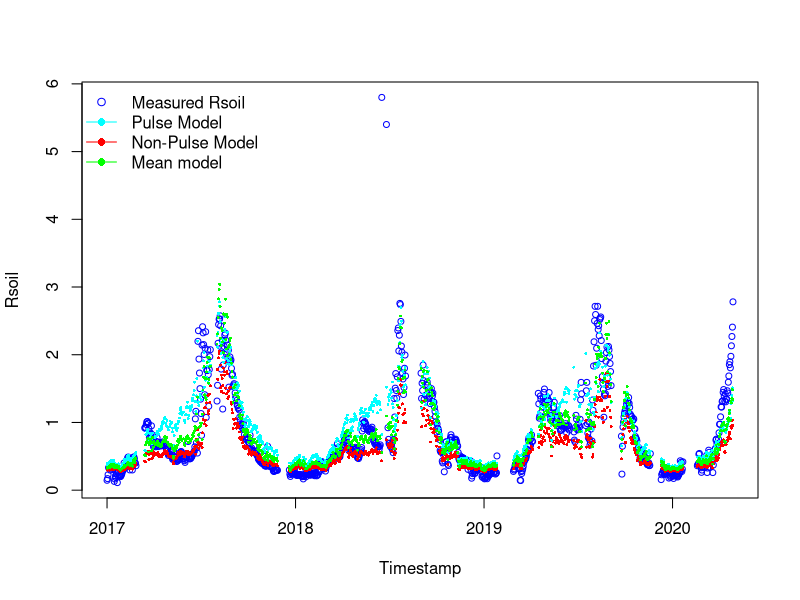
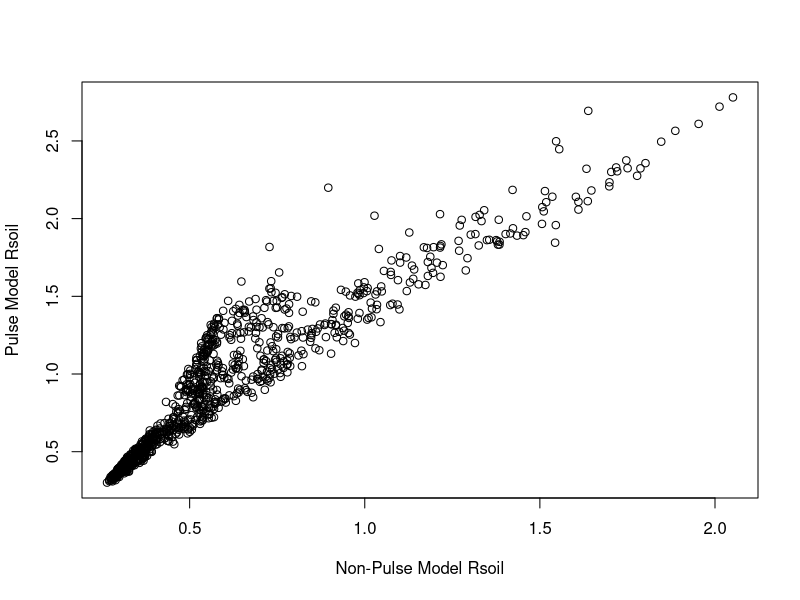
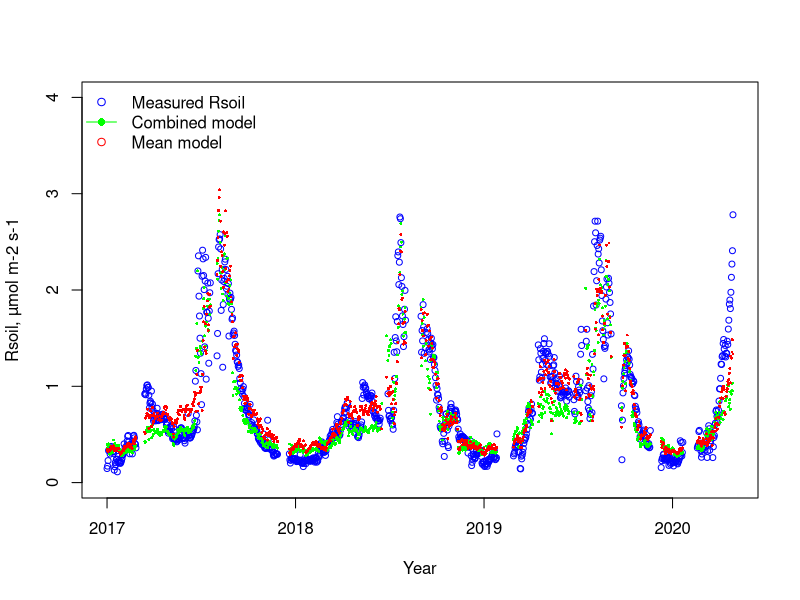
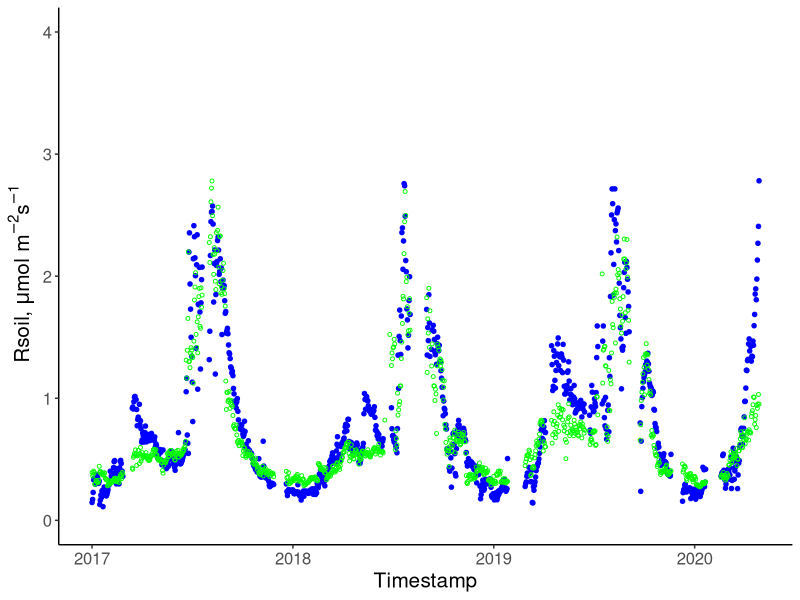
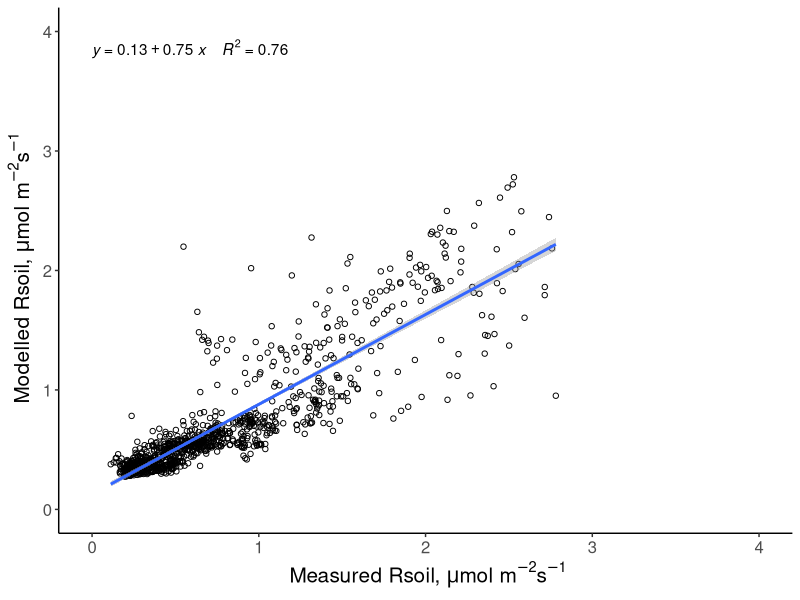
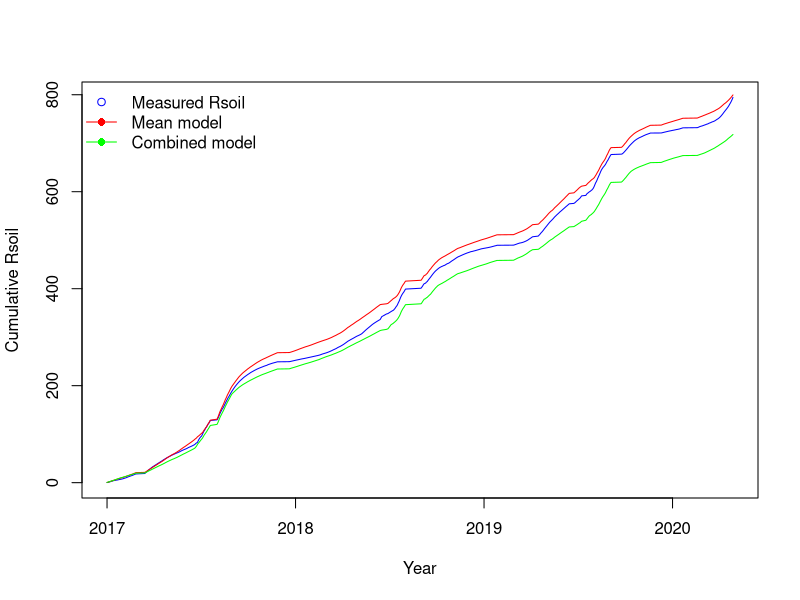
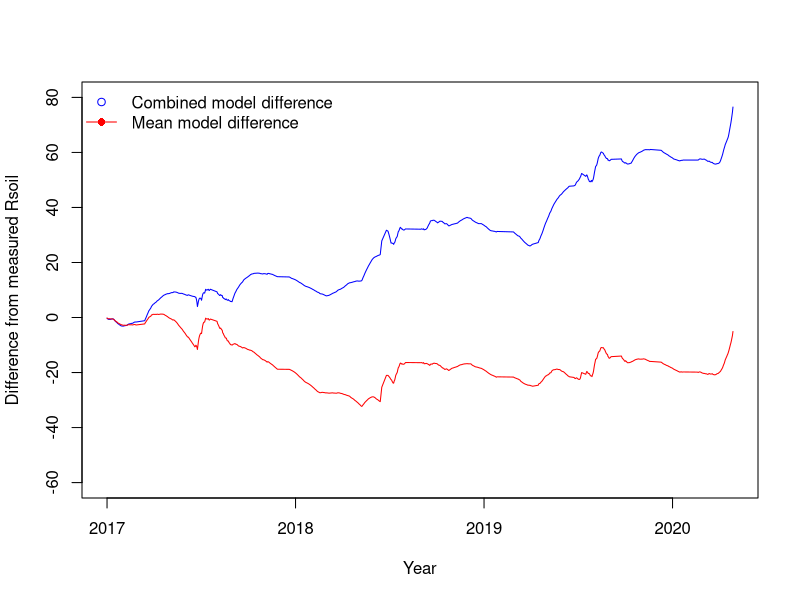
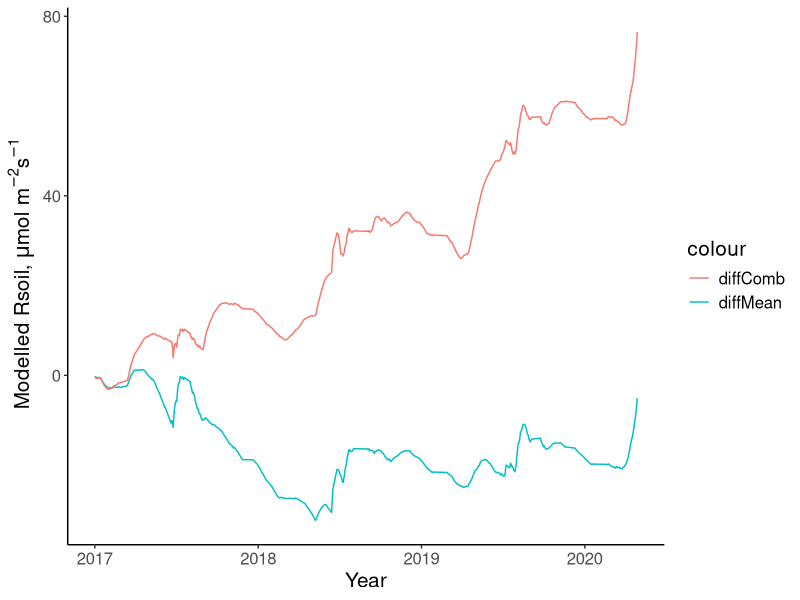

Write R code to recreate these figures, in order.
# 18-05-2024
# Anastasia Makhnykina

library(dplyr)
library(tidyr)
library(tidyverse)
library(lubridate)
library(ggplot2)
library(units)
library(stats)
library(grDevices)
library(readr)
library(minpack.lm)
library(ggpubr)
# Open new files 
summary_Cham <- read.csv("data/All summary chamber.csv")
Pulse_Cham <- read.csv("data/Pulse sum chamber.csv")
NonPulse_Cham <- read.csv("data/NonPulse sum chamber.csv")

# Make sure in the Date format
NonPulse_Cham$date <- as.Date(NonPulse_Cham$date)
Pulse_Cham$date <- as.Date(Pulse_Cham$date)
summary_Cham$date <- as.Date(summary_Cham$date)

# CHECK COLUMN NAMES AND DATA TYPES
str(NonPulse_Cham)
str(Pulse_Cham)
str(summary_Cham)

###### Pulse time model ###########################
###################################################

# Assign variables
Pulse_Cham <- na.omit(Pulse_Cham)

meanSWC_P =Pulse_Cham$meanSWC
meanST_P = Pulse_Cham$meanTsoil
meanGPP_P = Pulse_Cham$meanGPP
GPPmax_P = max(Pulse_Cham$meanGPP, na.rm=TRUE)

# Fit model
Param_model4_P <- nls(meanRsoil ~ Fref*((meanGPP_P/GPPmax_P +n)/1+n) *(1-c4*(0.1-meanSWC_P)^2)*exp(b4*meanST_P), 
                      data = Pulse_Cham,
                      start = list(Fref=0.75,  c4=56.54, b4=0.04, n=0.84),
                      control = nls.control(maxiter = 1000, minFactor = 0.01)
)
Summary_Model4_P = summary(Param_model4_P)

# Pulse parameters 
#Parameters:
        # Estimate Std. Error t value Pr(>|t|)    
# Fref  0.446910   0.060229   7.420 7.49e-13 ***
# c4    -1.058658   0.764587  -1.385    0.167    
# b4     0.044799   0.003433  13.049  < 2e-16 ***
#  n     0.298964   0.035638   8.389 9.29e-16 ***

FrefP = 0.446910 
SMoptP =0.125 
c4P = -1.058658   
b4P = 0.044799
nP= 0.298964

####### Non-Pulse model ###################
###########################################

# Assign variables
NonPulse_Cham <- na.omit(NonPulse_Cham)

meanSWC_NP <- NonPulse_Cham$meanSWC
meanST_NP <- NonPulse_Cham$meanTsoil
meanGPP_NP <- NonPulse_Cham$meanGPP
GPPmax_NP <- max(NonPulse_Cham$meanGPP)

# Fit model
Param_model4_NP <- nls(meanRsoil ~ Fref*((meanGPP_NP/GPPmax_NP +n)/1+n) *
                         (1-c4*(0.1-meanSWC_NP)^2)*exp(b4*meanST_NP), 
                       data = NonPulse_Cham,
                       start = list(Fref=0.75, c4=56.54, b4=0.04, n=0.84),
                       control = nls.control(maxiter = 1000, minFactor = 0.01)
)
Summary_Model4_NP = summary(Param_model4_NP)

#Parameters:
#        Estimate Std. Error t value Pr(>|t|)    
# Fref   0.743454   0.035530  20.924   <2e-16 ***
#  c4   -1.668911   0.845241  -1.974   0.0488 *  
#  b4    0.023544   0.001437  16.383   <2e-16 ***
#  n     0.160941   0.007160  22.479   <2e-16 ***


# NON_Pulse parameters
FrefNP = 0.743454
SMoptNP =0.125 
c4NP = -1.668911  
b4NP = 0.023544
nNP=  0.160941

############### All time model #################################
################################################################

complete.cases(summary_Cham)

# Setting up drivers for all time

summary_Cham <- na.omit (summary_Cham)

All_meanSWC = summary_Cham$meanSWC
All_meanST = summary_Cham$meanTsoil
All_meanGPP = summary_Cham$meanGPP
All_GPPmax = max(summary_Cham$meanGPP, na.rm = TRUE)

Param_model4_All <- nls(meanRsoil ~ Fref*((All_meanGPP/All_GPPmax +n)/1+n) *(1-c4*(0.1-All_meanSWC)^2)*exp(b4*All_meanST), 
                        data = summary_Cham,
                        start = list(Fref=0.75,  c4=56.54, b4=0.04, n=0.84),
                        control = nls.control(maxiter = 1000, minFactor = 0.01)
)
Summary_Model4_All = summary(Param_model4_All)

#Parameters:
#       Estimate Std. Error t value Pr(>|t|)    
# Fref  0.916427   0.062004  14.780   <2e-16 ***
# c4   -0.244660   0.542270  -0.451    0.652    
# b4    0.031851   0.001996  15.960   <2e-16 ***
# n     0.137391   0.007402  18.561   <2e-16 ***


# All-time parameters
FrefAll = 0.916427
SMoptAll =0.125 
c4All = -0.244660   
b4All = 0.031851
nAll= 0.137391



#run model for full time series based on non-pulse time parameters
ALL_model4_NP = FrefNP*((All_meanGPP/All_GPPmax +nNP)/1+nNP) *(1-c4NP*(SMoptNP-All_meanSWC)^2)*exp(b4NP*All_meanST)
#run model for full time series based on pulse time parameters
All_model4_P = FrefP*((All_meanGPP/All_GPPmax +nP)/1+nP) *(1-c4P*(SMoptP-All_meanSWC)^2)*exp(b4P*All_meanST)
#run all time model
All_model4 = FrefAll*((All_meanGPP/All_GPPmax +nAll)/1+nAll) *(1-c4All*(SMoptAll-All_meanSWC)^2)*exp(b4All*All_meanST)

# Plot the RECO time series
plot(summary_Cham$date, summary_Cham$meanRsoil, type = "p", col = "blue", xlab = "Timestamp", ylab = "Rsoil", cex = 0.8)

# Add the model output time series to the plot - CORRECT FIGURE
points(summary_Cham$date, ALL_model4_NP, col = "red", pch = 16, cex = 0.4)
points(summary_Cham$date, All_model4_P, col = "cyan", pch = 16, cex = 0.4, alpha=0.5)
points(summary_Cham$date, All_model4, col = "green", pch = 16, cex = 0.4, alpha=0.5)

# create the legend
legend(x = "topleft",
       legend = c("Measured Rsoil", "Pulse Model", "Non-Pulse Model", "Mean model"),
       pch = c(1, 16, 16,16),
       col = c("blue", "cyan", "red","green"),
       lty = c(NA, 1, 1,1),
       bty = "n")


plot(ALL_model4_NP,All_model4_P, xlab = "Non-Pulse Model Rsoil", ylab = "Pulse Model Rsoil")

# calculate RMSE
rmse_NP <- sqrt(mean((ALL_model4_NP - summary_Cham$meanRsoil)^2, na.rm = TRUE))
rmse_P <- sqrt(mean((All_model4_P - summary_Cham$meanRsoil)^2, na.rm = TRUE))
# calculate MAPE
mape_NP <- mean(abs(ALL_model4_NP - summary_Cham$meanRsoil) / summary_Cham$meanRsoil, na.rm = TRUE) * 100
mape_P <- mean(abs(All_model4_P - summary_Cham$meanRsoil) / summary_Cham$meanRsoil, na.rm = TRUE) * 100
# calculate R-squared
r_squared_NP <- cor(ALL_model4_NP, summary_Cham$meanRsoil, use = "complete.obs")^2
r_squared_P <- cor(All_model4_P, summary_Cham$meanRsoil, use = "complete.obs")^2


# Create df with all measured and modelled fluxes
Rsoil_df <- summary_Cham %>%
  select(date, meanRsoil, max_pulse_duration, )

Rsoil_df$PulseM <- All_model4_P
Rsoil_df$NonPulseM <- ALL_model4_NP
Rsoil_df$MeanM <- All_model4

Rsoil1 <- Rsoil_df %>%
  select (date, meanRsoil, max_pulse_duration, PulseM, NonPulseM, MeanM) %>%
  mutate(case_when(max_pulse_duration == 0 ~ NonPulseM,
                   max_pulse_duration == 8 ~ PulseM,
                   max_pulse_duration == 14 ~ PulseM,
                   max_pulse_duration == 20 ~ PulseM))


plot(Rsoil1$date, Rsoil1$meanRsoil, type = "p", col = "blue", xlab = "Year", 
     ylab =  "Rsoil, µmol m-2 s-1", cex = 0.8,
     ylim = c(0,4))

points(Rsoil1$date, Rsoil1$`case_when(...)`, col="green", pch = 16, cex = 0.4, alpha=0.5)
points(Rsoil1$date, Rsoil1$MeanM, col="red", pch = 16, cex = 0.4, alpha=0.5)

# create the legend
legend(x = "topleft",
       legend = c("Measured Rsoil", "Combined model", "Mean model"),
       pch = c(1, 16),
       col = c("blue", "green", "red"),
       lty = c(NA, 1),
       bty = "n")

Rsoil_df$Rsoil_Combined <- Rsoil1$`case_when(...)`

Rsoil_df %>%
  na.omit() %>%
  ggplot(aes(x=date))+
  geom_point(aes(y = meanRsoil),shape=20, color = "blue", size = 2)+
  geom_point(aes(y=Rsoil_Combined),shape=1, size = 1, color = "green")+
  theme_classic()+
  theme(text = element_text(size = 15))+
  ylab(~paste("Rsoil, ", mu, "mol m"^-2,"s"^-1))+
  xlab("Timestamp")+
  ylim(0,4)


Rsoil_df %>%
  ggplot(aes(x=meanRsoil, y = Rsoil_Combined))+
  geom_point(shape=1)+
  theme_classic()+
  theme(text = element_text(size = 15))+
  stat_regline_equation(aes(label = paste(..eq.label..,..rr.label.., sep = "~~~~")))+
  stat_smooth(method = "lm",formula = y ~ x ,size = 1)+
  ylab(~paste("Modelled Rsoil, ", mu, "mol m"^-2,"s"^-1))+
  xlab(~paste("Measured Rsoil, ", mu, "mol m"^-2,"s"^-1))+
  #ggtitle('Non-pulse time')+
  ylim(0,4)+
  xlim(0,4)

# statistics for Combined model
rmse_CombMod <- sqrt(sum((Rsoil_df$Rsoil_Combined - Rsoil_df$meanRsoil)^2, na.rm=TRUE)/nrow(Rsoil_df))

# calculate MAPE -  Mean absolute percent error
mape_CombMod <- mean(abs((Rsoil_df$Rsoil_Combined - Rsoil_df$meanRsoil) / Rsoil_df$meanRsoil), na.rm=TRUE) * 100

# calculate R-squared
r_squared_CombMod <- cor(Rsoil_df$Rsoil_Combined, Rsoil_df$meanRsoil, use = "complete.obs")^2

### statistics for Mean model
rmse_MeanMod <- sqrt(sum((Rsoil_df$MeanM - Rsoil_df$meanRsoil)^2, na.rm=TRUE)/nrow(Rsoil_df))

# calculate MAPE -  Mean absolute percent error
mape_MeanMod <- mean(abs((Rsoil_df$MeanM - Rsoil_df$meanRsoil) / Rsoil_df$meanRsoil), na.rm=TRUE) * 100

# calculate R-squared
r_squared_MeanMod <- cor(Rsoil_df$MeanM, Rsoil_df$meanRsoil, use = "complete.obs")^2



###### Calculate cumulative flux for - Mean model, Including Pulse and non-pulse together and measured fluxes ######
####################################################################################################################

### Create df with just fluxes #####

Rsoildf_new <- Rsoil_df %>%
  na.omit() %>%
  select (date, meanRsoil, MeanM, Rsoil_Combined)

Rsoildf_new$culMeasured <- ave(Rsoildf_new$meanRsoil, FUN = cumsum)  
Rsoildf_new$culMeanMod <- ave(Rsoildf_new$MeanM, FUN = cumsum)  
Rsoildf_new$culCombined <- ave(Rsoildf_new$Rsoil_Combined, FUN = cumsum)  


plot(Rsoildf_new$date,Rsoildf_new$culMeasured,  type = "l", col = "blue", xlab = "Year", 
     ylab =  "Cumulative Rsoil", cex = 0.8)
lines(Rsoildf_new$date, Rsoildf_new$culMeanMod, type = "l", col = "red")
lines(Rsoildf_new$date, Rsoildf_new$culCombined, type = "l", col = "green")


legend(x = "topleft",
       legend = c("Measured Rsoil", "Mean model", "Combined model" ),
       pch = c(1, 16, 16),
       col = c("blue", "red", "green"),
       lty = c(NA, 1,1),
       bty = "n")



sum(Rsoildf_new$meanRsoil)
sum(Rsoildf_new$MeanM)
sum(Rsoildf_new$Rsoil_Combined)

######### Difference Rsoil Measured - Modelled 
Rsoildf_new$diffMean <- Rsoildf_new$culMeasured - Rsoildf_new$culMeanMod
Rsoildf_new$diffComb <- Rsoildf_new$culMeasured - Rsoildf_new$culCombined


plot(Rsoildf_new$date,Rsoildf_new$diffComb,  type = "l", col = "blue", xlab = "Year", 
     ylab =  "Difference from measured Rsoil", #cex = 0.8,
     ylim = c(-60,80)
     )
lines(Rsoildf_new$date, Rsoildf_new$diffMean, type = "l", col = "red")

legend(x = "topleft",
       legend = c("Combined model difference", "Mean model difference"),
       pch = c(1, 16, 16),
       col = c("blue", "red"),
       lty = c(NA, 1, 1),
       bty = "n")


Rsoildf_new %>%
  ggplot(aes(x=date))+ 
  geom_line(aes(y = diffMean, col = 'diffMean'))+
  geom_line(aes(y = diffComb, col = 'diffComb'))+
  theme_classic()+
  theme(text = element_text(size = 15))+
  #stat_regline_equation(aes(label = paste(..eq.label..,..rr.label.., sep = "~~~~")))+
  #stat_smooth(method = "lm",formula = y ~ x ,size = 1)+
  ylab(~paste("Modelled Rsoil, ", mu, "mol m"^-2,"s"^-1))+
  xlab('Year')
  #ggtitle('Non-pulse time')+
  #ylim(0,4)+
  #xlim(0,4)


Rsoildf_new$diffMeanV <- Rsoildf_new$meanRsoil - Rsoildf_new$MeanM
Rsoildf_new$diffCombV <- Rsoildf_new$meanRsoil - Rsoildf_new$Rsoil_Combined


plot(Rsoildf_new$date,Rsoildf_new$diffCombV,  type = "l", col = "blue", xlab = "Year", 
     ylab =  "Difference from measured Rsoil", #cex = 0.8,
     ylim = c(-3,6)
)
lines(Rsoildf_new$date, Rsoildf_new$diffMeanV, type = "l", col = "red")

legend(x = "topleft",
       legend = c( "Combined model difference", "Mean model difference"),
       pch = c(1, 16, 16),
       col = c("blue", "red"),
       lty = c(NA, 1, 1),
       bty = "n")

######### Difference Modelled - Rsoil Measured 
Rsoildf_new$diffMean2 <-  Rsoildf_new$culMeanMod - Rsoildf_new$culMeasured
Rsoildf_new$diffComb2 <- Rsoildf_new$culCombined - Rsoildf_new$culMeasured 


plot(Rsoildf_new$date,Rsoildf_new$diffComb2,  type = "l", col = "blue", xlab = "Year", 
     ylab =  "Difference from measured Rsoil", #cex = 0.8,
     ylim = c(-80,60)
)
lines(Rsoildf_new$date, Rsoildf_new$diffMean2, type = "l", col = "red")

legend(x = "topleft",
       legend = c("Combined model difference", "Mean model difference"),
       pch = c(1, 16, 16),
       col = c("blue", "red"),
       lty = c(NA, 1, 1),
       bty = "n")


Rsoildf_new %>%
  ggplot(aes(x=date))+ 
  geom_line(aes(y = diffMean2, col = 'diffMean'))+
  geom_line(aes(y = diffComb2, col = 'diffComb'))+
  theme_classic()+
  theme(text = element_text(size = 15))+
  #stat_regline_equation(aes(label = paste(..eq.label..,..rr.label.., sep = "~~~~")))+
  #stat_smooth(method = "lm",formula = y ~ x ,size = 1)+
  ylab(~paste("Modelled Rsoil, ", mu, "mol m"^-2,"s"^-1))+
  xlab('Year')
#ggtitle('Non-pulse time')+
#ylim(0,4)+
#xlim(0,4)


Rsoildf_new$diffMeanV2 <- Rsoildf_new$MeanM - Rsoildf_new$meanRsoil 
Rsoildf_new$diffCombV2 <- Rsoildf_new$Rsoil_Combined - Rsoildf_new$meanRsoil 


plot(Rsoildf_new$date,Rsoildf_new$diffCombV2,  type = "l", col = "blue", xlab = "Year", 
     ylab =  "Difference from measured Rsoil", #cex = 0.8,
     ylim = c(-6,3)
)
lines(Rsoildf_new$date, Rsoildf_new$diffMeanV2, type = "l", col = "red")

legend(x = "topleft",
       legend = c( "Combined model difference", "Mean model difference"),
       pch = c(1, 16, 16),
       col = c("blue", "red"),
       lty = c(NA, 1, 1),
       bty = "n")


##### Find model parameters for each year ######################
################################################################

# NP-model
NonPulse_Cham$year <- substr(NonPulse_Cham$date, 1,4)
NonPulse_Cham$year <- as.numeric(as.character(NonPulse_Cham$year))

yearID1 <- unique(NonPulse_Cham$year)

start1 <- list(FrefNP=0.75, c4=56.54, b4=0.04, n=0.84)

# create empty data.frame to store IDs and parameters
params.pre1 <- data.frame(matrix(nrow = length(yearID1), ncol = 1+length(start1)))
names(params.pre1) <- c("yearID1", names(start1))

for(i in seq_along(yearID1)) {
  # create data frame for sub "i"
  
  individual_DFs1 <- NonPulse_Cham %>% filter (year %in% yearID1[i])
  
  # fit model for each sub "i"
  Param_model4_NP1 <- nlsLM(meanRsoil ~ FrefNP*((meanGPP_NP/GPPmax_NP +n)/1+n)*
                              (1-c4*(0.1-meanSWC_NP)^2)*exp(b4*meanST_NP), 
                            data = individual_DFs1,
                            start = start1, trace = TRUE
  )
  
  # store IDs
  params.pre1[i,1] <- yearID1[i]
  
  # store fit parameters
  params.pre1[i,2:ncol(params.pre1)] <- Param_model4_NP1$m$getPars()
  
 
  
}

params.pre1


# Pulse model
Pulse_Cham$year <- substr(Pulse_Cham$date, 1,4)
Pulse_Cham$year <- as.numeric(as.character(Pulse_Cham$year))

yearID <- unique(Pulse_Cham$year)

start <- list(FrefP=0.75, c4=56.54, b4=0.04, n=0.84)

# create empty data.frame to store IDs and parameters
params.pre <- data.frame(matrix(nrow = length(yearID), ncol = 1+length(start)))
names(params.pre) <- c("yearID", names(start))


for(i in seq_along(yearID)) {
  # create data frame for sub "i"
  
  individual_DFs <- Pulse_Cham %>% filter (year %in% yearID[i])
  
  # fit model for each sub "i"
  Param_model4_P1 <- nlsLM(meanRsoil ~ FrefP*((meanGPP_P/GPPmax_P +n)/1+n) *(1-c4*(0.1-meanSWC_P)^2)*exp(b4*meanST_P), 
                           data = individual_DFs,
                           start = start, trace = TRUE,
                           #control = nls.control(maxiter = 1000, minFactor = 0.01)
  )
  
  # store IDs
  params.pre[i,1] <- yearID[i]
  
  # store fit parameters
  params.pre[i,2:ncol(params.pre)] <- Param_model4_P1$m$getPars()
  
  #params.pre[i,3:ncol(params.pre)] <- Param_model4_P1$m$getPars()
  
  
  
}

params.pre


# Mean Model 
summary_Cham$year <- substr(summary_Cham$date, 1,4)
summary_Cham$year <- as.numeric(as.character(summary_Cham$year))

yearID2 <- unique(summary_Cham$year)

start2 <- list(FrefL=0.75,  c4L=56.54, b4L=0.04, nL=0.84)

# create empty data.frame to store IDs and parameters
params.pre2 <- data.frame(matrix(nrow = length(yearID2), ncol = 1+length(start2)))
names(params.pre2) <- c("yearID", names(start2))


for(i in seq_along(yearID2)) {
  # create data frame for sub "i"
  
  individual_DFs2 <- summary_Cham %>% filter (year %in% yearID2[i])
  
  # fit model for each sub "i"
  Param_model4_All1 <- nlsLM(meanRsoil ~ FrefL*((All_meanGPP/All_GPPmax +nL)/1+nL) *(1-c4L*(0.1-All_meanSWC)^2)*exp(b4L*All_meanST), 
                             data = individual_DFs2,
                             start = start2, trace = TRUE,
                             #control = nls.control(maxiter = 1000, minFactor = 0.01)
  )
  
  # store IDs
  params.pre2[i,1] <- yearID2[i]
  
  # store fit parameters
  params.pre2[i,2:ncol(params.pre2)] <- Param_model4_All1$m$getPars()
  
  #params.pre[i,3:ncol(params.pre)] <- Param_model4_P1$m$getPars()
  
  
  
}

params.pre2
